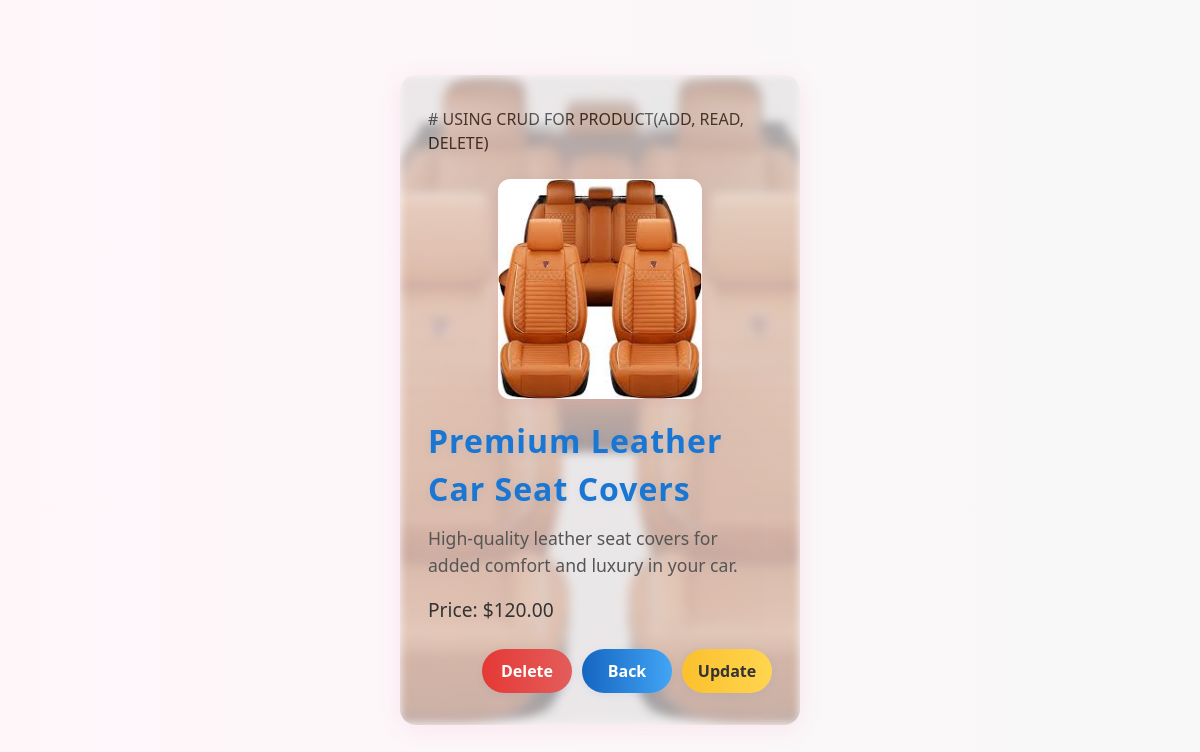
The page /products_details/7 on the database its author committed.
### myapp/models.py (models this page shows, shortened)
class product(models.Model):
    product_name = models.CharField(max_length=200)
    description = models.TextField(blank=True)
    price = models.DecimalField(max_digits=10, decimal_places=2)
    image = models.ImageField(upload_to='product_images/', blank=True, null=True)

### myapp/views.py (the view)
# urls.py: path('products_details/<str:id>', myviews.product_details, name='product_details'),
def product_details(request, id):
    product_obj = get_object_or_404(product, pk=id)
    context = {
        'product': product_obj,
    }
    return render(request, template_name='myapp/details_product.html', context=context)

### template/myapp/details_product.html (shortened to what this page needs)
<!DOCTYPE html>
<html lang="en">
<head>
    <link href="https://cdn.jsdelivr.net/npm/bootstrap@5.0.2/dist/css/bootstrap.min.css" rel="stylesheet">
</head>
<body>
    <div class="product-details-container">             # USING CRUD FOR PRODUCT(ADD, READ, DELETE)
        {% if product.image %}
            <div class="product-details-bg" style="background-image: url('{{ product.image.url }}');"></div>
        {% endif %}
        <div class="product-details-content">
            <div>
                {% if product.image %}
                    <div style="text-align:center;margin-bottom:18px;">
                        <img src="{{ product.image.url }}" alt="{{ product.product_name }}" style="max-width:100%;max-height:220px;border-radius:12px;box-shadow:0 2px 12px rgba(233,30,99,0.08);">
                    </div>
                {% endif %}
                <div class="product-title">{{ product.product_name }}</div>
                <div class="product-desc">{{ product.description }}</div>
                <div class="product-price">Price: ${{ product.price }}</div>
                <div class="product-actions">
                    {% if user.is_authenticated and user.user_type == "buyer" %}
                        <a href="{% url 'product_list' %}" class="btn btn-primary">Back</a>
                        <a href="#" class="btn btn-success">Buy</a>
                        <a href="{% url 'rent_product' product.id %}" class="btn btn-success">Rent</a>
                    {% else %}
                        <a href="{% url 'delete' product.id %}" class="btn btn-danger">Delete</a>
                        <a href="{% url 'product_list' %}" class="btn btn-primary">Back</a>
                        <a href="{% url 'update_product' product.id %}" class="btn btn-warning">Update</a>
                    {% endif %}
                </div>
            </div>
        </div>
    </div>
</body>
</html>

### template/myapp/details_product.html (style rules this page uses)
body { background: linear-gradient(90deg, #fff6fa 0%, #f8f8f8 100%); min-height: 100vh; display: flex; align-items: center; justify-content: center; }
.product-details-container { position: relative; border-radius: 16px; box-shadow: 0 4px 24px rgba(233,30,99,0.08); padding: 32px 28px; max-width: 400px; width: 100%; margin: 40px auto; overflow: hidden; background: none; }
.product-details-bg { position: absolute; top: 0; left: 0; width: 100%; height: 100%; z-index: 0; background-size: cover; background-position: center; filter: blur(5px) brightness(0.8); opacity: 0.35; }
.product-details-content { position: relative; z-index: 1; }
.product-title { font-size: 2rem; font-weight: bold; color: #1976d2; margin-bottom: 12px; letter-spacing: 1px; text-shadow: 0 2px 8px rgba(25, 118, 210, 0.08); }
.product-desc { color: #555; font-size: 1.1rem; margin-bottom: 18px; }
.product-price { font-size: 1.2rem; color: #333; margin-bottom: 24px; }
.product-actions { display: flex; gap: 10px; justify-content: flex-end; }
.product-actions a { min-width: 90px; border: none; border-radius: 24px; padding: 10px 0; font-size: 1rem; font-weight: 600; text-align: center; text-decoration: none; transition: background 0.25s, color 0.25s, box-shadow 0.25s; box-shadow: 0 2px 8px rgba(25, 118, 210, 0.08); outline: none; display: inline-block; }
.btn-primary { background: linear-gradient(90deg, #1565c0 0%, #42a5f5 100%); color: #fff; }
.btn-danger { background: linear-gradient(90deg, #e53935 0%, #e35d5b 100%); color: #fff; }
.btn-warning { background: linear-gradient(90deg, #fbc02d 0%, #ffd54f 100%); color: #333; }

### rows shown on the page
product: image (picture), product_name "Premium Leather Car Seat Covers", description "High-quality leather seat covers for added comfort and luxury in your car.", price "120.00"
